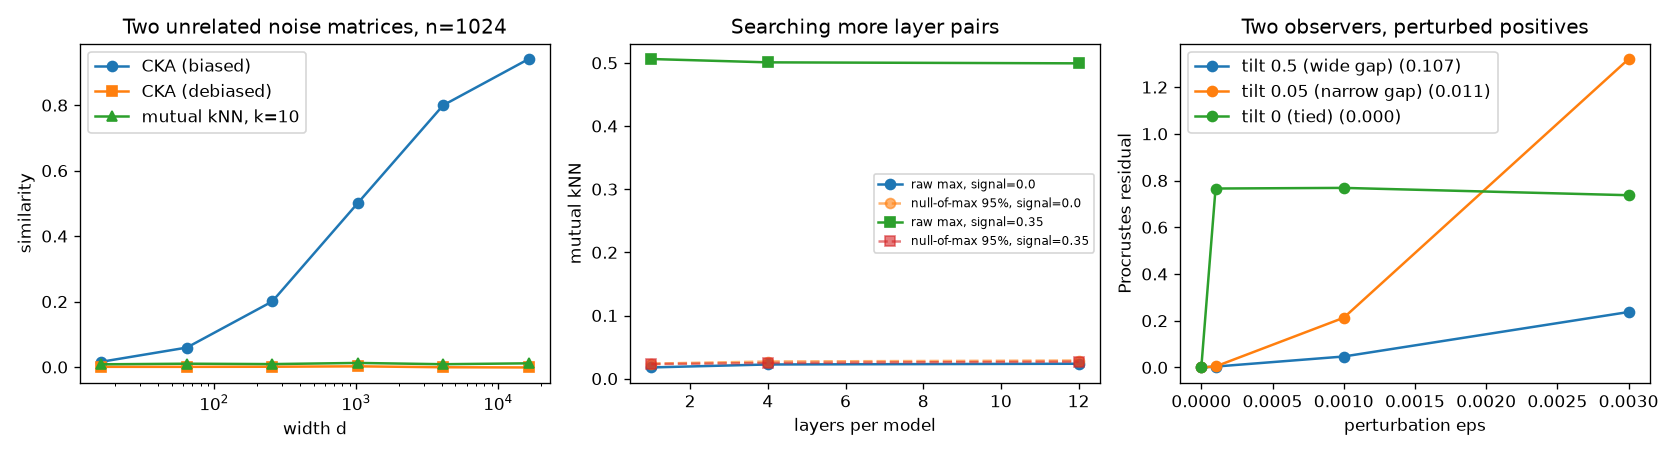

The Python source for this figure:
"""PROTOTYPE (throwaway, ticket #235): toy numbers for the PRH chapter outline.

CPU only, numpy/scipy/matplotlib, random data, no models, no downloads. About 2 minutes on one core.
Every number quoted in chapter19_outline.md comes from run_output.txt, written by this script.

    /path/to/.venv/bin/python -I prh_toy_probe.py > run_output.txt
"""

from __future__ import annotations

import numpy as np
from scipy.sparse.csgraph import minimum_spanning_tree
from scipy.spatial.distance import pdist, squareform

RNG = np.random.default_rng(0)


# ---------------------------------------------------------------- metrics
def center_gram(K):
    n = K.shape[0]
    H = np.eye(n) - 1.0 / n
    return H @ K @ H


def cka_biased(X, Y):
    """Linear CKA with the usual (biased) HSIC estimator, as in Kornblith et al. 2019."""
    Kx, Ky = center_gram(X @ X.T), center_gram(Y @ Y.T)
    return float((Kx * Ky).sum() / np.sqrt((Kx * Kx).sum() * (Ky * Ky).sum()))


def _hsic_unbiased(K, L):
    """Song et al. 2012 unbiased HSIC (zero diagonals)."""
    n = K.shape[0]
    K, L = K.copy(), L.copy()
    np.fill_diagonal(K, 0)
    np.fill_diagonal(L, 0)
    t1 = (K * L).sum()
    t2 = K.sum() * L.sum() / ((n - 1) * (n - 2))
    t3 = 2 * (K.sum(0) @ L.sum(0)) / (n - 2)
    return (t1 + t2 - t3) / (n * (n - 3))


def cka_debiased(X, Y):
    K, L = X @ X.T, Y @ Y.T
    return float(_hsic_unbiased(K, L) / np.sqrt(_hsic_unbiased(K, K) * _hsic_unbiased(L, L)))


def knn_adj(X, k):
    """Boolean n x n matrix: A[i, j] = j is one of i's k nearest neighbours (cosine), self excluded."""
    Xn = X / np.linalg.norm(X, axis=1, keepdims=True)
    S = Xn @ Xn.T
    np.fill_diagonal(S, -np.inf)
    idx = np.argpartition(-S, k, axis=1)[:, :k]
    A = np.zeros_like(S, dtype=bool)
    np.put_along_axis(A, idx, True, axis=1)
    return A


def mutual_knn(X, Y, k=10):
    """PRH's m_NN: mean over items of |N_k^X(i) & N_k^Y(i)| / k."""
    return float((knn_adj(X, k) & knn_adj(Y, k)).sum() / (X.shape[0] * k))


def mst_edges(X):
    T = minimum_spanning_tree(squareform(pdist(X))).tocoo()
    return {tuple(sorted(e)) for e in zip(T.row.tolist(), T.col.tolist())}


def mst_overlap(X, Y):
    a, b = mst_edges(X), mst_edges(Y)
    return len(a & b) / len(a)


def procrustes_fit(X, Y):
    U, _, Vt = np.linalg.svd(X.T @ Y)
    return U @ Vt


def retrieval_at_1(X, Y):
    """Fraction of items whose nearest Y (cosine) is its own pair. Chance = 1/n."""
    Xn = X / np.linalg.norm(X, axis=1, keepdims=True)
    Yn = Y / np.linalg.norm(Y, axis=1, keepdims=True)
    return float((np.argmax(Xn @ Yn.T, axis=1) == np.arange(len(X))).mean())


def say(*a):
    print(*a, flush=True)


# ------------------------------------------------- 1. noise that "converges"
say("== 1. Two independent Gaussian noise matrices, n = 1024 items (19.1 hook)")
say(f"{'width d':>8} {'CKA (biased)':>13} {'d/(d+n)':>8} {'CKA (debiased)':>15} {'mutual kNN k=10':>16}")
n = 1024
hook_rows = []
for d in [16, 64, 256, 1024, 4096, 16384]:
    X, Y = RNG.standard_normal((n, d)), RNG.standard_normal((n, d))
    row = (d, cka_biased(X, Y), d / (d + n), cka_debiased(X, Y), mutual_knn(X, Y))
    hook_rows.append(row)
    say(f"{row[0]:>8} {row[1]:>13.3f} {row[2]:>8.3f} {row[3]:>15.4f} {row[4]:>16.4f}")
say(f"chance level for mutual kNN = k/(n-1) = {10 / (n - 1):.4f}")

# ------------------------------------------------- 2. rotation: same space?
say("\n== 2. A rotated copy (19.1 part 1): same relations, different coordinates")
centres = RNG.standard_normal((10, 64)) * 3
labels = RNG.integers(0, 10, n)
X = centres[labels] + RNG.standard_normal((n, 64))
R, _ = np.linalg.qr(RNG.standard_normal((64, 64)))
Y = X @ R
tr, te = np.arange(512), np.arange(512, n)
Rhat = procrustes_fit(X[tr], Y[tr])
say(f"CKA {cka_biased(X, Y):.3f} | mutual kNN {mutual_knn(X, Y):.3f} | "
    f"retrieval@1 without a map {retrieval_at_1(X[te], Y[te]):.3f} (chance {1 / len(te):.4f}) | "
    f"after Procrustes fit on 512 train pairs {retrieval_at_1(X[te] @ Rhat, Y[te]):.3f}")
Yshuf = Y[RNG.permutation(n)]
say(f"control, shuffled rows: CKA {cka_biased(X, Yshuf):.3f}, mutual kNN {mutual_knn(X, Yshuf):.3f}")

# --------------------------------------- 3. local vs global, structure vs metric
say("\n== 3. Local/global x structure/metric toy (19.1 part 3), 8 clusters x 128 points, 32-d")
k8 = 8
base_c = RNG.standard_normal((k8, 32)) * 4
lab = np.repeat(np.arange(k8), 128)
offsets = RNG.standard_normal((len(lab), 32))
X = base_c[lab] + offsets
# (a) keep each cluster's internal arrangement, rescale clusters and move their centres
scale = RNG.choice([0.2, 1.0, 3.0], k8)[lab][:, None]
Ya = (RNG.standard_normal((k8, 32)) * 4)[lab] + offsets * scale
# (b) keep the cluster layout, scramble who is next to whom inside clusters
Yb = base_c[lab] + RNG.standard_normal((len(lab), 32))
say(f"{'variant':<38} {'CKA':>6} {'mutual kNN':>11} {'MST edge overlap':>17}")
for name, Yv in [("(a) same neighbours, new layout", Ya), ("(b) same layout, new neighbours", Yb),
                 ("rotated copy (reference)", X @ np.linalg.qr(RNG.standard_normal((32, 32)))[0])]:
    say(f"{name:<38} {cka_biased(X, Yv):>6.3f} {mutual_knn(X, Yv):>11.3f} {mst_overlap(X, Yv):>17.3f}")

# ---------------------------------------- 4. layer search and calibration
say("\n== 4. Max over layer pairs, then a permutation null (19.1 part 2), n = 512, width 256, k = 10")


def layer_stack(shared, L, width, noise=1.0):
    """Residual-stream-like stack: each layer adds fresh private noise to the previous one."""
    h = shared + RNG.standard_normal(shared.shape) * noise
    out = [h]
    for _ in range(L - 1):
        h = h + RNG.standard_normal(h.shape) * 0.5
        out.append(h.copy())
    return out


def max_over_pairs(As, Bs, perm=None):
    best = 0.0
    for A in As:
        for B in Bs:
            Bp = B if perm is None else B[np.ix_(perm, perm)]
            best = max(best, (A & Bp).sum())
    return best / (As[0].shape[0] * 10)


n2, w, n_perm = 512, 256, 200
latent = RNG.standard_normal((n2, 8))
proj_a, proj_b = RNG.standard_normal((8, w)), RNG.standard_normal((8, w))
say(f"{'signal':>7} {'layers':>7} {'raw max m_NN':>13} {'null-of-max 95%':>16} {'p (right null)':>15} "
    f"{'1-pair null 95%':>16} {'p (wrong null)':>15}")
layer_rows = []
for alpha in [0.0, 0.35]:
    for L in [1, 4, 12]:
        As = [knn_adj(h, 10) for h in layer_stack(alpha * latent @ proj_a, L, w)]
        Bs = [knn_adj(h, 10) for h in layer_stack(alpha * latent @ proj_b, L, w)]
        raw = max_over_pairs(As, Bs)
        null_max = np.array([max_over_pairs(As, Bs, RNG.permutation(n2)) for _ in range(n_perm)])
        a0, b0 = As[-1], Bs[-1]
        null_one = np.array([(a0 & b0[np.ix_(p, p)]).sum() / (n2 * 10)
                             for p in (RNG.permutation(n2) for _ in range(n_perm))])
        p_right = (1 + (null_max >= raw).sum()) / (1 + n_perm)
        p_wrong = (1 + (null_one >= raw).sum()) / (1 + n_perm)
        layer_rows.append((alpha, L, raw, np.quantile(null_max, 0.95), p_right))
        say(f"{alpha:>7} {L:>7} {raw:>13.4f} {np.quantile(null_max, 0.95):>16.4f} {p_right:>15.3f} "
            f"{np.quantile(null_one, 0.95):>16.4f} {p_wrong:>15.3f}")

# ----------------------------------- 5. finite world: two observers, one kernel
say("\n== 5. Finite world (19.3): spectral embedding of a shared positive-pair kernel")


def spectral_embed(P, m):
    p = P.sum(1)
    Dm = np.diag(p ** -0.5)
    vals, vecs = np.linalg.eigh(Dm @ P @ Dm)
    order = np.argsort(vals)[::-1]
    vals, vecs = vals[order], vecs[:, order]
    return Dm @ vecs[:, 1:m + 1], vals, p  # drop the constant mode


def weighted_procrustes_residual(F, G, p):
    W = np.sqrt(p)[:, None]
    Rw = procrustes_fit(W * G, W * F)
    return float(np.linalg.norm(W * (G @ Rw - F)) / np.linalg.norm(W * F))


def world(tilt, S=24):
    """Four groups of 6 states, A-B-C-D-A in a loop. Positives: any two states in one group (weight 1),
    or in neighbouring groups (A-B and C-D weight 0.05*(1+tilt), B-C and D-A weight 0.05*(1-tilt)).
    tilt = 0: the splits AB|CD and BC|DA are rewarded equally, so the top eigenvalue is tied.
    tilt > 0: AB|CD wins and an eigengap opens."""
    g = np.repeat(np.arange(4), S // 4)
    a, b = 0.05 * (1 + tilt), 0.05 * (1 - tilt)
    between = {(0, 1): a, (2, 3): a, (1, 2): b, (3, 0): b}
    W = (g[:, None] == g[None, :]).astype(float)
    np.fill_diagonal(W, 0)
    for (u, v), wt in between.items():
        W[np.ix_(g == u, g == v)] = W[np.ix_(g == v, g == u)] = wt
    return W / W.sum()


def marginal_preserving_noise(S):
    """Symmetric perturbation with zero row sums: changes which pairs are positive, keeps every marginal."""
    E = RNG.standard_normal((S, S))
    E = (E + E.T) / 2
    for _ in range(50):  # Sinkhorn-style zero-row-sum projection that keeps symmetry
        E -= E.mean(1, keepdims=True)
        E = (E + E.T) / 2
    return E / np.abs(E).max()


S, m = 24, 1
E = marginal_preserving_noise(S)
say("1-D embedding (top non-constant eigenvector); residual 0 = the observers agree up to sign")
say(f"{'world':<22} {'eigengap':>9} " + " ".join(f"{'eps=' + str(e):>9}" for e in [0.0, 1e-4, 1e-3, 3e-3]))
gap_rows = []
for name, g in [("tilt 0.5 (wide gap)", 0.5), ("tilt 0.05 (narrow gap)", 0.05), ("tilt 0 (tied)", 0.0)]:
    P = world(g, S)
    F, vals, p = spectral_embed(P, m)
    res = []
    for eps in [0.0, 1e-4, 1e-3, 3e-3]:
        Pp = np.clip(P + eps * E, 0, None)
        Pp = (Pp + Pp.T) / 2
        Pp /= Pp.sum()
        G, _, pp = spectral_embed(Pp, m)
        res.append(weighted_procrustes_residual(F, G, p))
    gap_rows.append((name, vals[m] - vals[m + 1], res))
    say(f"{name:<22} {vals[m] - vals[m + 1]:>9.4f} " + " ".join(f"{r:>9.3f}" for r in res))
P = world(0.5, S)
F, _, p = spectral_embed(P, m)
for other, where in [(1, "same group A"), (12, "group C, across the kept AB|CD split")]:
    merge = np.arange(S)
    merge[other] = 0  # observer B renders states 0 and `other` identically (non-injective rendering)
    idx = np.unique(merge, return_inverse=True)[1]
    Pm = np.zeros((S - 1, S - 1))
    np.add.at(Pm, (idx[:, None], idx[None, :]), P)
    Gm, _, _ = spectral_embed(Pm, m)
    say(f"lossy observer B, tilt 0.5, state 0 merged with state {other} ({where}): "
        f"residual {weighted_procrustes_residual(F, Gm[idx], p):.3f}")

# ----------------------------------------------------------- figure
try:
    import matplotlib

    matplotlib.use("Agg")
    import matplotlib.pyplot as plt

    fig, ax = plt.subplots(1, 3, figsize=(14, 3.8))
    ds = [r[0] for r in hook_rows]
    ax[0].semilogx(ds, [r[1] for r in hook_rows], "o-", label="CKA (biased)")
    ax[0].semilogx(ds, [r[3] for r in hook_rows], "s-", label="CKA (debiased)")
    ax[0].semilogx(ds, [r[4] for r in hook_rows], "^-", label="mutual kNN, k=10")
    ax[0].set(title="Two unrelated noise matrices, n=1024", xlabel="width d", ylabel="similarity")
    ax[0].legend()
    for alpha, mk in [(0.0, "o"), (0.35, "s")]:
        rows = [r for r in layer_rows if r[0] == alpha]
        ax[1].plot([r[1] for r in rows], [r[2] for r in rows], mk + "-", label=f"raw max, signal={alpha}")
        ax[1].plot([r[1] for r in rows], [r[3] for r in rows], mk + "--", alpha=0.6,
                   label=f"null-of-max 95%, signal={alpha}")
    ax[1].set(title="Searching more layer pairs", xlabel="layers per model", ylabel="mutual kNN")
    ax[1].legend(fontsize=7)
    eps = [0.0, 1e-4, 1e-3, 3e-3]
    for name, gap, res in gap_rows:
        ax[2].plot(eps, res, "o-", label=f"{name} ({gap:.3f})")
    ax[2].set(title="Two observers, perturbed positives", xlabel="perturbation eps",
              ylabel="Procrustes residual")
    ax[2].legend()
    fig.tight_layout()
    fig.savefig("prh_toy_probe.png", dpi=120)
    say("\nfigure: prh_toy_probe.png")
except Exception as exc:  # prototype: a missing plot must not hide the numbers
    say(f"\n(figure skipped: {exc})")
